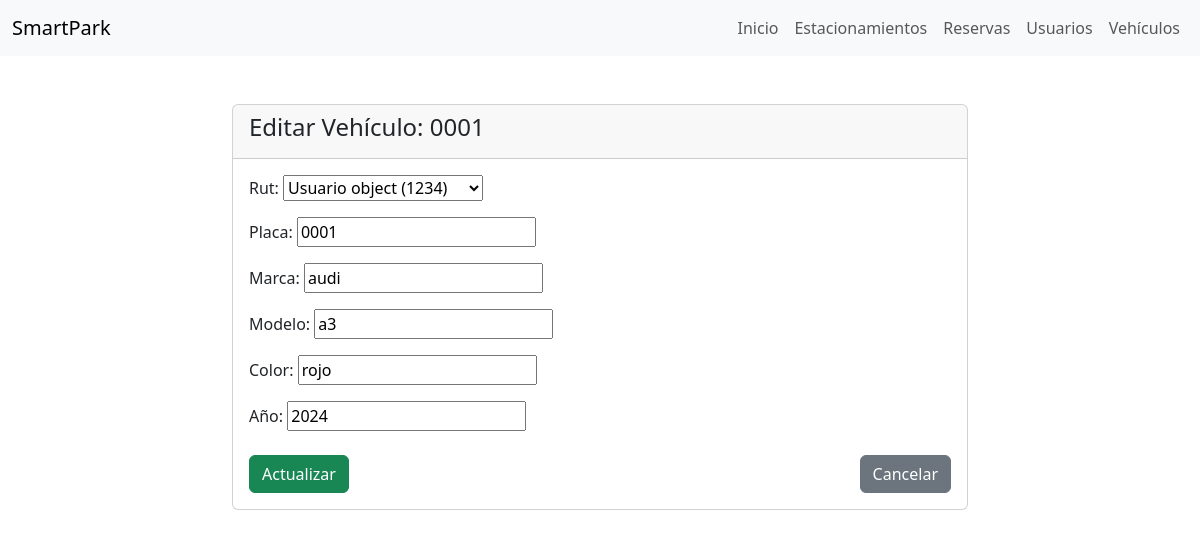
The app's page /vehiculos/1/editar/ with its own data.
### vehiculos/models.py (models this page shows)
class Vehiculo(models.Model):
    id_vehiculo = models.AutoField(primary_key=True)
    rut = models.ForeignKey(Usuario, on_delete=models.CASCADE)
    placa = models.CharField(max_length=100)
    marca = models.CharField(max_length=100)
    modelo = models.CharField(max_length=100)
    color = models.CharField(max_length=100)
    año = models.IntegerField()

### usuarios/models.py (models this page shows)
class Usuario(models.Model):
    rut = models.CharField(max_length=100, primary_key=True)
    nombre = models.CharField(max_length=100)
    apellido = models.CharField(max_length=200)
    email = models.EmailField(max_length=200)
    telefono = models.CharField(max_length=100)
    tipo_user = models.CharField(max_length=50)
    fecha_registro = models.DateTimeField(auto_now_add=True)

### vehiculos/views.py (the view)
# urls.py: path('<int:id_vehiculo>/editar/', views.editar_vehiculo, name='editar_vehiculo'),
def editar_vehiculo(request, id_vehiculo):
    vehiculo = get_object_or_404(Vehiculo, id_vehiculo=id_vehiculo)
    if request.method == 'POST':
        form = VehiculoForm(request.POST, instance=vehiculo)
        if form.is_valid():
            form.save()
            return redirect('lista_vehiculos')
    else:
        form = VehiculoForm(instance=vehiculo)
    return render(request, 'vehiculos/editar_vehiculo.html', {'form': form, 'vehiculo': vehiculo})

### vehiculos/forms.py
class VehiculoForm(forms.ModelForm):
    class Meta:
        model = Vehiculo
        fields = ['rut', 'placa', 'marca', 'modelo', 'color', 'año']

### vehiculos/templates/vehiculos/editar_vehiculo.html (shortened to what this page needs)
<!DOCTYPE html>
<html lang="en">
<head>
    <link href="https://cdn.jsdelivr.net/npm/bootstrap@5.3.0/dist/css/bootstrap.min.css" rel="stylesheet">
</head>
<body>
    <nav class="navbar navbar-expand-lg navbar-light bg-light">
        <div class="container-fluid">
            <a class="navbar-brand" href="#">SmartPark</a>
            <div class="collapse navbar-collapse" id="navbarNav">
                <ul class="navbar-nav ms-auto">
                    <li class="nav-item">
                        <a class="nav-link" href="{% url 'home' %}">Inicio</a>
                    </li>
                    <li class="nav-item">
                        <a class="nav-link" href="{% url 'lista_estacionamientos' %}">Estacionamientos</a>
                    </li>
                    <li class="nav-item">
                        <a class="nav-link" href="{% url 'lista_reservas' %}">Reservas</a>
                    </li>
                    <li class="nav-item">
                        <a class="nav-link" href="{% url 'lista_usuarios' %}">Usuarios</a>
                    </li>
                    <li class="nav-item">
                        <a class="nav-link" href="{% url 'lista_vehiculos' %}">Vehículos</a>
                    </li>
                </ul>
            </div>
        </div>
    </nav>
    <div class="container mt-5">
        <div class="row justify-content-center">
            <div class="col-md-8">
                <div class="card">
                    <div class="card-header">
                        <h3 class="h4">Editar Vehículo: {{ vehiculo.placa }}</h3>
                    </div>
                    <div class="card-body">
                        <form method="POST">
                            {{ form.as_p }}
                            <div class="d-flex justify-content-between mt-4">
                                <button type="submit" class="btn btn-success">Actualizar</button>
                                <a href="{% url 'lista_vehiculos' %}" class="btn btn-secondary">Cancelar</a>
                            </div>
                        </form>
                    </div>
                </div>
            </div>
        </div>
    </div>
</body>
</html>

### records on screen
Vehiculo: placa "0001", marca "audi", modelo "a3", color "rojo", año "2024"
Usuario: rut "Usuario object (1234)"
